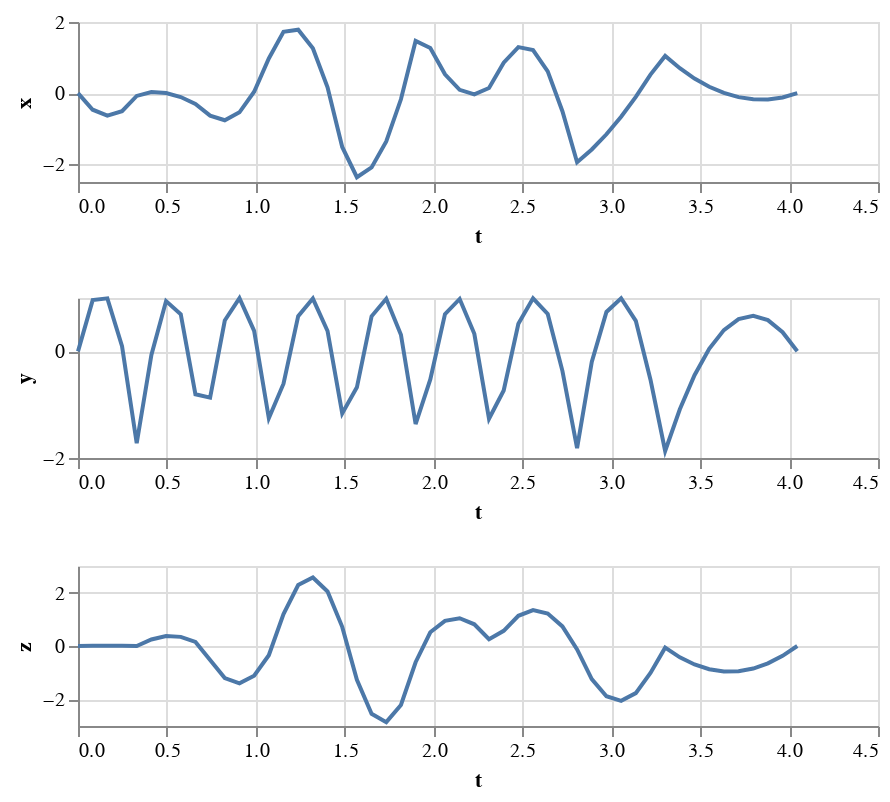

Notebook cell for this chart:
### Code cell
data = dataframe(traj_v_G, np.linspace(traj_v_G.start_time(), traj_v_G.end_time()), ['x','y','z'])
alt.vconcat(
  alt.Chart(data).mark_line().encode(x='t', y='x').properties(height=80),
  alt.Chart(data).mark_line().encode(x='t', y='y').properties(height=80),
  alt.Chart(data).mark_line().encode(x='t', y='z').properties(height=80),
)

### Figure 1 — Vega-Lite specification as saved in the notebook (floating-point values rounded to 4 significant figures)
{"config": {"view": {"continuousWidth": 400, "continuousHeight": 300}}, "vconcat": [{"mark": "line", "encoding": {"x": {"type": "quantitative", "field": "t"}, "y": {"type": "quantitative", "field": "x"}}, "height": 80}, {"mark": "line", "encoding": {"x": {"type": "quantitative", "field": "t"}, "y": {"type": "quantitative", "field": "y"}}, "height": 80}, {"mark": "line", "encoding": {"x": {"type": "quantitative", "field": "t"}, "y": {"type": "quantitative", "field": "z"}}, "height": 80}], "data": {"name": "data-a742c9551a54f7e547b60fb1b30e43cc"}, "$schema": "https://vega.github.io/schema/vega-lite/v4.8.1.json", "datasets": {"data-a742c9551a54f7e547b60fb1b30e43cc": [{"t": 0.0, "x": 0.0, "y": 0.0, "z": 0.0}, {"t": 0.08257, "x": -0.4671, "y": 0.9606, "z": 0.007726}, {"t": 0.1651, "x": -0.636, "y": 0.9934, "z": 0.0105}, {"t": 0.2477, "x": -0.5068, "y": 0.09855, "z": 0.00831}, {"t": 0.3303, "x": -0.07936, "y": -1.724, "z": 0.001168}, {"t": 0.4128, "x": 0.03206, "y": -0.06746, "z": 0.2457}, {"t": 0.4954, "x": 0.002029, "y": 0.942, "z": 0.374}, {"t": 0.578, "x": -0.1098, "y": 0.696, "z": 0.3427}, {"t": 0.6606, "x": -0.3034, "y": -0.8052, "z": 0.1519}, {"t": 0.7431, "x": -0.6321, "y": -0.8676, "z": -0.5289}, {"t": 0.8257, "x": -0.7637, "y": 0.5781, "z": -1.204}, {"t": 0.9083, "x": -0.5396, "y": 0.9954, "z": -1.399}, {"t": 0.9908, "x": 0.04013, "y": 0.3845, "z": -1.114}, {"t": 1.073, "x": 0.9756, "y": -1.255, "z": -0.3481}, {"t": 1.156, "x": 1.723, "y": -0.6065, "z": 1.197}, {"t": 1.239, "x": 1.783, "y": 0.6603, "z": 2.285}, {"t": 1.321, "x": 1.263, "y": 0.9896, "z": 2.568}, {"t": 1.404, "x": 0.1641, "y": 0.3815, "z": 2.045}, {"t": 1.486, "x": -1.514, "y": -1.164, "z": 0.7178}, {"t": 1.569, "x": -2.365, "y": -0.6744, "z": -1.268}, {"t": 1.651, "x": -2.09, "y": 0.6564, "z": -2.541}, {"t": 1.734, "x": -1.36, "y": 0.9852, "z": -2.855}, {"t": 1.817, "x": -0.1737, "y": 0.312, "z": -2.211}, {"t": 1.899, "x": 1.468, "y": -1.363, "z": -0.609}, {"t": 1.982, "x": 1.27, "y": -0.5264, "z": 0.5147}, {"t": 2.064, "x": 0.5279, "y": 0.697, "z": 0.9421}, {"t": 2.147, "x": 0.09284, "y": 0.9819, "z": 1.042}, {"t": 2.229, "x": -0.03508, "y": 0.3281, "z": 0.8133}, {"t": 2.312, "x": 0.1441, "y": -1.264, "z": 0.257}, {"t": 2.395, "x": 0.8543, "y": -0.734, "z": 0.5695}, {"t": 2.477, "x": 1.293, "y": 0.5163, "z": 1.132}, {"t": 2.56, "x": 1.212, "y": 0.9945, "z": 1.347}, {"t": 2.642, "x": 0.6111, "y": 0.7005, "z": 1.215}, {"t": 2.725, "x": -0.5095, "y": -0.3658, "z": 0.7352}, {"t": 2.807, "x": -1.945, "y": -1.814, "z": -0.1275}, {"t": 2.89, "x": -1.584, "y": -0.1981, "z": -1.238}, {"t": 2.973, "x": -1.158, "y": 0.7384, "z": -1.882}, {"t": 3.055, "x": -0.6647, "y": 0.9949, "z": -2.058}, {"t": 3.138, "x": -0.1055, "y": 0.5714, "z": -1.767}, {"t": 3.22, "x": 0.5201, "y": -0.5319, "z": -1.009}, {"t": 3.303, "x": 1.045, "y": -1.868, "z": -0.06305}, {"t": 3.385, "x": 0.6989, "y": -1.086, "z": -0.4242}, {"t": 3.468, "x": 0.4103, "y": -0.4473, "z": -0.693}, {"t": 3.55, "x": 0.1787, "y": 0.04713, "z": -0.8695}, {"t": 3.633, "x": 0.004271, "y": 0.3976, "z": -0.9537}, {"t": 3.716, "x": -0.113, "y": 0.604, "z": -0.9455}, {"t": 3.798, "x": -0.1732, "y": 0.6663, "z": -0.8451}, {"t": 3.881, "x": -0.1763, "y": 0.5847, "z": -0.6523}, {"t": 3.963, "x": -0.1222, "y": 0.359, "z": -0.3672}, {"t": 4.046, "x": 0.0, "y": 0.0, "z": 0.0}]}}
